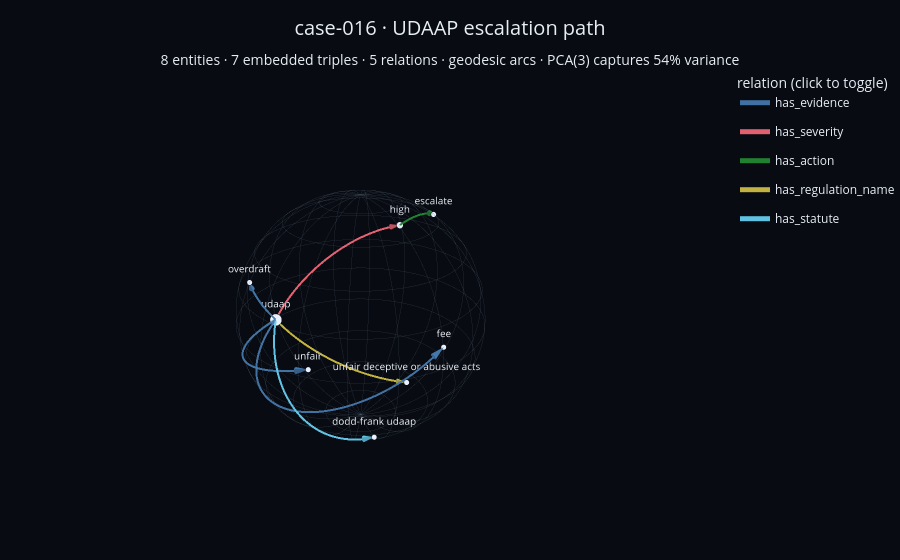

Here is the notebook cell this chart was saved with:
### Code cell
# The stored regulatory triplets flag_regulatory walked, on the embedding sphere:
# the evidence that supported the flag (has_evidence) and the severity walk.
kg_reg = K.load_gms_store(str(root / 'data' / 'gms_regulatory_store'), source='v')
sub = P.escalation_subgraph(kg_reg, records)   # built from the tool's recorded evidence + severity_paths
print(f'{len(sub.labels)} entities, {len(sub.triples)} triples')
for h, r, t in sub.triples:
    print(f'  {h}  {r}  {t}')
K.visualize(sub, title='case-016 · UDAAP escalation path', arrow_size=0.10)

### Figure 1 — Plotly figure (JSON) as saved in the notebook; plotly's stock layout.template omitted (floating-point values rounded to 4 significant figures; data arrays with more than 128 entries replaced by an {"elided": "..."} marker saying what was removed)
{"data": [{"hoverinfo": "skip", "line": {"color": "#5f7488", "width": 1}, "mode": "lines", "name": "graticule", "opacity": 0.28, "showlegend": false, "type": "scatter3d", "x": {"elided": "2457 float values"}, "y": {"elided": "2457 float values"}, "z": {"elided": "2457 float values"}}, {"hoverinfo": "skip", "legendgroup": "has_evidence", "line": {"color": "#4477AA", "width": 4}, "mode": "lines", "name": "has_evidence", "opacity": 0.95, "type": "scatter3d", "x": {"elided": "147 float values"}, "y": {"elided": "147 float values"}, "z": {"elided": "147 float values"}}, {"anchor": "tip", "colorscale": [[0, "#4477AA"], [1, "#4477AA"]], "hoverinfo": "skip", "legendgroup": "has_evidence", "showlegend": false, "showscale": false, "sizemode": "raw", "sizeref": 1, "type": "cone", "u": [-0.0871, 0.03983, -0.03568], "v": [0.01618, 0.03454, 0.08782], "w": [0.04639, 0.08497, 0.03185], "x": [0.1677, 0.4594, 0.9091], "y": [0.9719, -0.8735, 0.4114], "z": [0.1655, 0.1612, 0.06587]}, {"hoverinfo": "skip", "legendgroup": "has_severity", "line": {"color": "#EE6677", "width": 4}, "mode": "lines", "name": "has_severity", "opacity": 0.95, "type": "scatter3d", "x": [0.176, 0.1487, 0.1213, 0.09367, 0.06597, 0.03819, 0.01037, -0.01746, -0.04528, -0.07304, -0.1007, -0.1283, -0.1557, -0.1829, -0.21, -0.2368, -0.2633, -0.2895, -0.3154, -0.3409, -0.3661, -0.3908, -0.4151, -0.4389, -0.4622, -0.4849, -0.5072, -0.5288, -0.5498, -0.5702, -0.59, -0.6091, -0.6275, -0.6451, -0.6621, -0.6783, -0.6937, -0.7083, -0.7221, -0.7351, -0.7472, -0.7585, -0.7689, -0.7785, -0.7871, -0.7949, -0.8017, -0.8077, null], "y": [-0.9303, -0.9407, -0.9501, -0.9584, -0.9655, -0.9716, -0.9766, -0.9804, -0.9831, -0.9847, -0.9852, -0.9846, -0.9828, -0.9799, -0.9759, -0.9707, -0.9645, -0.9572, -0.9487, -0.9392, -0.9287, -0.917, -0.9043, -0.8906, -0.8759, -0.8601, -0.8434, -0.8257, -0.8071, -0.7875, -0.7671, -0.7458, -0.7236, -0.7006, -0.6768, -0.6522, -0.6269, -0.6008, -0.5741, -0.5467, -0.5187, -0.4901, -0.461, -0.4313, -0.4011, -0.3705, -0.3395, -0.308, null], "z": [-0.3218, -0.3048, -0.2874, -0.2698, -0.2518, -0.2336, -0.215, -0.1963, -0.1773, -0.1581, -0.1387, -0.1192, -0.0995, -0.07971, -0.05984, -0.0399, -0.01991, 0.0001006, 0.02011, 0.0401, 0.06004, 0.07991, 0.0997, 0.1194, 0.1389, 0.1583, 0.1775, 0.1965, 0.2152, 0.2337, 0.252, 0.27, 0.2876, 0.3049, 0.3219, 0.3385, 0.3548, 0.3706, 0.386, 0.4009, 0.4154, 0.4295, 0.443, 0.456, 0.4685, 0.4805, 0.4919, 0.5028, null]}, {"anchor": "tip", "colorscale": [[0, "#EE6677"], [1, "#EE6677"]], "hoverinfo": "skip", "legendgroup": "has_severity", "showlegend": false, "showscale": false, "sizemode": "raw", "sizeref": 1, "type": "cone", "u": [-0.02027], "v": [0.0919], "w": [0.03381], "x": [-0.8077], "y": [-0.308], "z": [0.5028]}, {"hoverinfo": "skip", "legendgroup": "has_action", "line": {"color": "#228833", "width": 4}, "mode": "lines", "name": "has_action", "opacity": 0.95, "type": "scatter3d", "x": [-0.8077, -0.8065, -0.8053, -0.8038, -0.8023, -0.8006, -0.7987, -0.7967, -0.7945, -0.7922, -0.7898, -0.7872, -0.7844, -0.7815, -0.7785, -0.7753, -0.772, -0.7686, -0.765, -0.7612, -0.7574, -0.7533, -0.7492, -0.7449, -0.7404, -0.7359, -0.7312, -0.7263, -0.7214, -0.7163, -0.711, -0.7057, -0.7002, -0.6945, -0.6888, -0.6829, -0.6769, -0.6708, -0.6645, -0.6581, -0.6516, -0.645, -0.6383, -0.6314, -0.6244, -0.6173, -0.6101, -0.6028, null], "y": [-0.308, -0.2973, -0.2865, -0.2756, -0.2647, -0.2538, -0.2428, -0.2317, -0.2206, -0.2095, -0.1983, -0.1871, -0.1759, -0.1646, -0.1533, -0.142, -0.1306, -0.1193, -0.1079, -0.09645, -0.08501, -0.07356, -0.06209, -0.05061, -0.03912, -0.02763, -0.01613, -0.004627, 0.006877, 0.01838, 0.02988, 0.04137, 0.05286, 0.06433, 0.0758, 0.08725, 0.09868, 0.1101, 0.1215, 0.1329, 0.1442, 0.1555, 0.1668, 0.1781, 0.1893, 0.2005, 0.2117, 0.2228, null], "z": [0.5028, 0.511, 0.5191, 0.5271, 0.5351, 0.5429, 0.5506, 0.5582, 0.5657, 0.5732, 0.5805, 0.5877, 0.5948, 0.6017, 0.6086, 0.6154, 0.622, 0.6286, 0.635, 0.6413, 0.6474, 0.6535, 0.6595, 0.6653, 0.671, 0.6765, 0.682, 0.6873, 0.6925, 0.6976, 0.7025, 0.7074, 0.712, 0.7166, 0.721, 0.7253, 0.7294, 0.7335, 0.7374, 0.7411, 0.7447, 0.7482, 0.7515, 0.7547, 0.7578, 0.7607, 0.7635, 0.7661, null]}, {"anchor": "tip", "colorscale": [[0, "#228833"], [1, "#228833"]], "hoverinfo": "skip", "legendgroup": "has_action", "showlegend": false, "showscale": false, "sizemode": "raw", "sizeref": 1, "type": "cone", "u": [0.05307], "v": [0.08224], "w": [0.02049], "x": [-0.6028], "y": [0.2228], "z": [0.7661]}, {"hoverinfo": "skip", "legendgroup": "has_regulation_name", "line": {"color": "#CCBB44", "width": 4}, "mode": "lines", "name": "has_regulation_name", "opacity": 0.95, "type": "scatter3d", "x": [0.176, 0.1593, 0.1424, 0.1254, 0.1082, 0.09099, 0.07365, 0.05624, 0.03877, 0.02127, 0.003739, -0.01379, -0.03131, -0.04879, -0.06623, -0.0836, -0.1009, -0.1181, -0.1352, -0.1521, -0.1689, -0.1855, -0.202, -0.2182, -0.2343, -0.2501, -0.2656, -0.2809, -0.2959, -0.3107, -0.3251, -0.3392, -0.353, -0.3664, -0.3795, -0.3922, -0.4045, -0.4164, -0.4279, -0.439, -0.4496, -0.4598, -0.4696, -0.4789, -0.4877, -0.4961, -0.504, -0.5113, null], "y": [-0.9303, -0.9241, -0.9169, -0.9088, -0.8998, -0.89, -0.8793, -0.8677, -0.8552, -0.842, -0.8279, -0.813, -0.7972, -0.7807, -0.7635, -0.7455, -0.7267, -0.7073, -0.6871, -0.6663, -0.6448, -0.6227, -0.6, -0.5767, -0.5528, -0.5284, -0.5034, -0.478, -0.4521, -0.4257, -0.399, -0.3718, -0.3443, -0.3164, -0.2883, -0.2598, -0.2311, -0.2022, -0.173, -0.1437, -0.1143, -0.08473, -0.05509, -0.02539, 0.004327, 0.03404, 0.06372, 0.09334, null], "z": [-0.3218, -0.3475, -0.3729, -0.3979, -0.4226, -0.4468, -0.4706, -0.4939, -0.5168, -0.5391, -0.5609, -0.5822, -0.6028, -0.6229, -0.6424, -0.6613, -0.6795, -0.697, -0.7139, -0.73, -0.7454, -0.7601, -0.7741, -0.7873, -0.7997, -0.8114, -0.8222, -0.8322, -0.8415, -0.8498, -0.8574, -0.8641, -0.87, -0.875, -0.8792, -0.8824, -0.8849, -0.8864, -0.8871, -0.8869, -0.8859, -0.8839, -0.8812, -0.8775, -0.873, -0.8676, -0.8614, -0.8543, null]}, {"anchor": "tip", "colorscale": [[0, "#CCBB44"], [1, "#CCBB44"]], "hoverinfo": "skip", "legendgroup": "has_regulation_name", "showlegend": false, "showscale": false, "sizemode": "raw", "sizeref": 1, "type": "cone", "u": [-0.0251], "v": [0.09474], "w": [0.01988], "x": [-0.5113], "y": [0.09334], "z": [-0.8543]}, {"hoverinfo": "skip", "legendgroup": "has_statute", "line": {"color": "#66CCEE", "width": 4}, "mode": "lines", "name": "has_statute", "opacity": 0.95, "type": "scatter3d", "x": [0.176, 0.1966, 0.217, 0.237, 0.2566, 0.2758, 0.2946, 0.313, 0.3308, 0.3482, 0.365, 0.3813, 0.3969, 0.412, 0.4264, 0.4401, 0.4532, 0.4656, 0.4772, 0.4881, 0.4983, 0.5077, 0.5163, 0.5241, 0.5311, 0.5373, 0.5426, 0.5471, 0.5508, 0.5536, 0.5556, 0.5567, 0.5569, 0.5563, 0.5548, 0.5525, 0.5493, 0.5452, 0.5403, 0.5346, 0.5281, 0.5207, 0.5125, 0.5036, 0.4938, 0.4833, 0.4721, 0.4601, null], "y": [-0.9303, -0.9153, -0.8988, -0.8809, -0.8617, -0.8411, -0.8192, -0.7961, -0.7717, -0.7462, -0.7195, -0.6917, -0.6628, -0.6329, -0.602, -0.5702, -0.5375, -0.5039, -0.4696, -0.4346, -0.3989, -0.3626, -0.3257, -0.2883, -0.2504, -0.2122, -0.1737, -0.1349, -0.09584, -0.05666, -0.0174, 0.02188, 0.06114, 0.1003, 0.1393, 0.1781, 0.2166, 0.2548, 0.2926, 0.3299, 0.3667, 0.403, 0.4386, 0.4736, 0.5078, 0.5412, 0.5738, 0.6056, null], "z": [-0.3218, -0.3516, -0.381, -0.4097, -0.4378, -0.4653, -0.492, -0.5179, -0.5431, -0.5674, -0.5909, -0.6134, -0.635, -0.6556, -0.6751, -0.6937, -0.7112, -0.7275, -0.7428, -0.7569, -0.7698, -0.7815, -0.7921, -0.8014, -0.8094, -0.8163, -0.8218, -0.8261, -0.8291, -0.8308, -0.8313, -0.8304, -0.8283, -0.8249, -0.8202, -0.8143, -0.8071, -0.7986, -0.789, -0.778, -0.7659, -0.7526, -0.7382, -0.7226, -0.7059, -0.6881, -0.6692, -0.6493, null]}, {"anchor": "tip", "colorscale": [[0, "#66CCEE"], [1, "#66CCEE"]], "hoverinfo": "skip", "legendgroup": "has_statute", "showlegend": false, "showscale": false, "sizemode": "raw", "sizeref": 1, "type": "cone", "u": [-0.02861], "v": [0.08293], "w": [0.04799], "x": [0.4601], "y": [0.6056], "z": [-0.6493]}, {"customdata": [1.0, 1.0, 1.0, 2.0, 1.0, 6.0, 1.0, 1.0], "hovertemplate": "<b>%{text}</b><br>degree %{customdata:.0f}<extra></extra>", "marker": {"color": "#eaf2ff", "line": {"color": "#080b11", "width": 1.5}, "opacity": 1, "size": [6.5, 6.5, 6.5, 8.0, 6.5, 14.0, 6.5, 6.5]}, "mode": "markers+text", "name": "entities", "showlegend": false, "text": ["dodd-frank udaap", "escalate", "fee", "high", "overdraft", "udaap", "unfair", "unfair deceptive or abusive acts"], "textfont": {"color": "#e8eef6", "size": 10}, "textposition": "top center", "type": "scatter3d", "x": [0.4601, -0.6028, 0.1677, -0.8077, 0.4594, 0.176, 0.9091, -0.5113], "y": [0.6056, 0.2228, 0.9719, -0.308, -0.8735, -0.9303, 0.4114, 0.09334], "z": [-0.6493, 0.7661, 0.1655, 0.5028, 0.1612, -0.3218, 0.06587, -0.8543]}], "layout": {"font": {"color": "#e8eef6"}, "legend": {"bgcolor": "rgba(0,0,0,0)", "font": {"color": "#e8eef6"}, "itemsizing": "constant", "title": {"text": "relation (click to toggle)"}}, "margin": {"b": 0, "l": 0, "r": 0, "t": 70}, "paper_bgcolor": "#080b11", "scene": {"aspectmode": "cube", "bgcolor": "#080b11", "camera": {"eye": {"x": 1.45, "y": 1.45, "z": 1.05}}, "dragmode": "orbit", "xaxis": {"range": [-1.05, 1.05], "showbackground": false, "showgrid": false, "showticklabels": false, "title": {"text": ""}, "zeroline": false}, "yaxis": {"range": [-1.05, 1.05], "showbackground": false, "showgrid": false, "showticklabels": false, "title": {"text": ""}, "zeroline": false}, "zaxis": {"range": [-1.05, 1.05], "showbackground": false, "showgrid": false, "showticklabels": false, "title": {"text": ""}, "zeroline": false}}, "title": {"font": {"color": "#e8eef6", "size": 20}, "text": "case-016 · UDAAP escalation path<br><sub>8 entities · 7 embedded triples · 5 relations · geodesic arcs · PCA(3) captures 54% variance</sub>", "x": 0.5, "xanchor": "center"}}}
